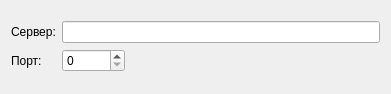
<?xml version="1.0" encoding="UTF-8"?>
<ui version="4.0">
 <class>Window</class>
 <widget class="QDialog" name="Window">
  <property name="geometry">
   <rect>
    <x>0</x>
    <y>0</y>
    <width>391</width>
    <height>94</height>
   </rect>
  </property>
  <property name="windowTitle">
   <string>Чат</string>
  </property>
  <layout class="QGridLayout" name="gridLayout_2">
   <item row="0" column="0">
    <layout class="QGridLayout" name="gridLayout">
     <item row="0" column="0">
      <widget class="QLabel" name="label">
       <property name="text">
        <string>Сервер:</string>
       </property>
      </widget>
     </item>
     <item row="1" column="0">
      <widget class="QLabel" name="label_2">
       <property name="text">
        <string>Порт:</string>
       </property>
      </widget>
     </item>
     <item row="0" column="1">
      <widget class="QLineEdit" name="lineEdit_2"/>
     </item>
     <item row="1" column="1">
      <widget class="QSpinBox" name="spinBox">
       <property name="maximumSize">
        <size>
         <width>63</width>
         <height>16777215</height>
        </size>
       </property>
       <property name="maximum">
        <number>9999</number>
       </property>
      </widget>
     </item>
    </layout>
   </item>
  </layout>
 </widget>
 <resources/>
 <connections/>
</ui>
